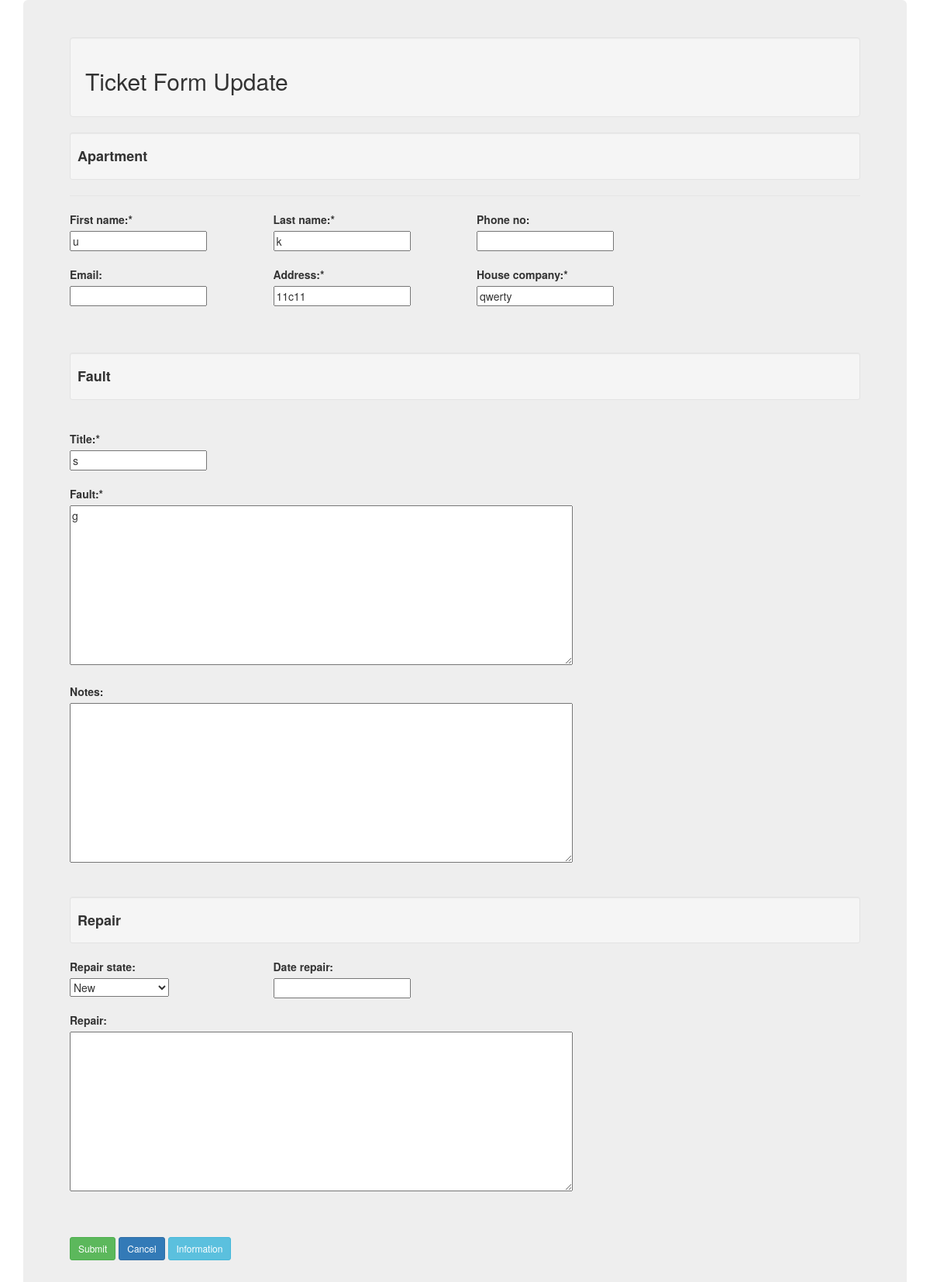
Page /ticket/47/update/ (signed in) on the committed database.
### FacilitiesApp/models.py (models this page shows, shortened)
class Ticket(models.Model):
    first_name = models.CharField(max_length=100)
    last_name = models.CharField(max_length=100)
    email = models.CharField(max_length=100, blank=True)
    phone_no = models.CharField(max_length=100, blank=True)
    address = models.CharField(max_length=100)
    house_company = models.CharField(max_length=100)
    company_name = models.CharField(max_length=100)
    title = models.CharField(max_length=100, blank=False)
    fault = models.TextField(blank=False)
    repair_state = models.CharField(max_length=100, blank=False)
    repair = models.TextField(blank=True)
    date_repair = models.DateField(null=True, blank=True)
    notes = models.TextField(blank=True)
    date_posted = models.DateTimeField(default=timezone.now)
    date_last_save = models.DateTimeField(auto_now=timezone.now)
    username_first = models.CharField(max_length=100)
    author = models.ForeignKey(User, on_delete=models.PROTECT)

### FacilitiesApp/views.py (the view, shortened to what this page needs)
# urls.py: path('ticket/<int:pk>/update/', TicketUpdateView.as_view(), name='ticket-update'),
class TicketUpdateView(LoginRequiredMixin, UserPassesTestMixin, UpdateView):
    model = Ticket
    form_class = TicketForm
    success_url = '/'
    def get_template_names(self):
        if  self.request.user.profile.user_level > 1:
            template_name = 'FacilitiesApp/ticket_form.html'
        else:
            template_name = 'FacilitiesApp/ticket_list.html'
        return template_name
    def test_func(self):
        Ticket = self.get_object()
        if self.request.user.profile.members_of == Ticket.company_name:
            return True
        return False

### FacilitiesApp/forms.py
class TicketForm(ModelForm):
    class Meta:
        model = Ticket
        fields = ['first_name', 'last_name', 'address', 'title', 'fault','repair', 'repair_state', 'date_repair', 'phone_no', 'email', 'house_company', 'notes']
        widgets = {
            'date_repair': DateInput(),
            'repair_state': forms.Select(choices = REPAIR_CHOICES),
            'fault': Textarea(attrs={'rows':10, 'cols':84}),
            'notes': Textarea(attrs={'rows':10, 'cols':84}),
            'repair': Textarea(attrs={'rows':10, 'cols':84}),
        }

### FacilitiesApp/templates/FacilitiesApp/ticket_form.html (shortened to what this page needs)
<!DOCTYPE html>
<html lang="en">
<head>
    <link rel="stylesheet" href="https://maxcdn.bootstrapcdn.com/bootstrap/3.4.1/css/bootstrap.min.css">
    <link rel="stylesheet" href="https://code.jquery.com/ui/1.11.0/themes/smoothness/jquery-ui.css">
</head>
<body>
    <div class="container">
        <div class="jumbotron">
            <div class="well"><h2>Ticket Form Update</h2></div>
            <div class="well well-sm"><h4><b>Apartment</b></h4></div>
            {% block content %}
            <div class="content-section">
                <form method="POST">
                    <fieldset class="form-group">
                        <legend class="border-bottom mb-4"> </legend>
                        <div class="row">
                            <div class="col-sm-3">
                                <label>First name:*</label><br>
                                {{ form.first_name }} <br><br>
                                <label>Email:</label><br>
                                {{ form.email }} <br><br>
                            </div>
                                <div class="col-sm-3">
                                <label>Last name:*</label><br>
                                {{ form.last_name }} <br><br>
                                <label>Address:*</label><br>
                                {{ form.address }} <br><br>
                            </div>
                            <div class="col-sm-3">
                                <label>Phone no:</label><br>
                                {{ form.phone_no }} <br><br>
                                <label>House company:*</label><br>
                                {{ form.house_company }}
                            </div>
                        </div>
                        <br><br>
                        <div class="well well-sm"><h4><b>Fault</b></h4></div>
                        <div class="row">
                            <div class="col-sm-4">
                                <br>
                                <label>Title:*</label><br>
                                {{ form.title }}<br><br>
                                <label>Fault:*</label><br>
                                {{ form.fault }}<br><br>
                                <label>Notes:</label><br>
                                {{ form.notes }}
                            </div>
                        </div>
                        <br><br>
                        <div class="well well-sm"><h4><b>Repair</b></h4></div>
                        <div class="row">
                            <div class="col-sm-3">
                                <label>Repair state:</label><br>
                                {{form.repair_state }}<br><br>
                                <label>Repair:</label><br>
                                {{ form.repair }}
                            </div>
                            <div class="col-sm-3">
                                <label>Date repair:</label><br>
                                {{ form.date_repair }}
                            </div>
                        </div>
                        <br><br>
                    </fieldset>
                    <button class="btn btn-success btn-sm mt-1 mb-1" type="submit">Submit</button>
                    <a class="btn btn-primary btn-sm mt-1 mb-1" href="{% url 'home' %}">Cancel</a>
                    <button type="button" class="btn btn-info btn-sm" data-toggle="modal" data-target="#myModal">Information</button>
                </form>
            </div>
            {% endblock content %}
        </div>
    </div>
</body>
</html>

### rows in the picture
Ticket: first_name "u", last_name "k", address "11c11", house_company "qwerty", title "s", fault "g", repair_state "New"
